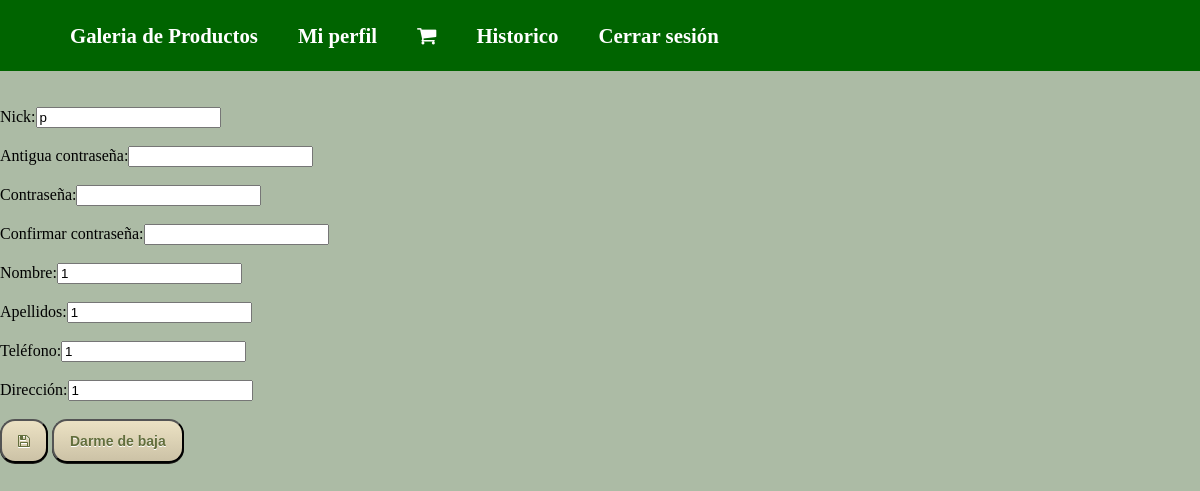
The page /mi_perfil.php (signed in) on the database its author committed.
### tables this page shows
CREATE TABLE `usuarios` (
  `nick` varchar(20) NOT NULL,
  `contrasena` varchar(20) NOT NULL,
  `nombre` varchar(20) NOT NULL,
  `apellidos` varchar(50) NOT NULL,
  `telefono` varchar(20) NOT NULL,
  `direccion` varchar(100) NOT NULL,
  `tipo` enum('admin','cliente') NOT NULL
);

### include/funciones.php (the view, shortened to what this page needs)
<?php
function mostrarFormulario($esNuevoUsuario, $btnEliminar, $form_action, $nick_readonly, $nick, $nombre, $apellidos, $telefono, $direccion, $tipo){
    ?>
        <form action="<?= $form_action ?>" method="post">
            <br><br>
            <?php
                if($nick_readonly){
                    echo 'Nick:<input name="nick" value="' . $nick . '" readonly>';
                }else{
                    echo 'Nick:<input name="nick" value="' . $nick . '">';
                }
                if($esNuevoUsuario == false){
                    echo '<br><br>Antigua contraseña:<input name="antigua_contrasena" type="text">';
                }
            ?>
            <br><br>
            Contraseña:<input name="contrasena" type="text" minlength="6">
            <br><br>
            Confirmar contraseña:<input name="confirmar" type="text" minlength="6">
            <br><br>
            Nombre:<input name="nombre" value="<?= $nombre ?>">
            <br><br>
            Apellidos:<input name="apellidos" value="<?= $apellidos ?>">
            <br><br>
            Teléfono:<input name="telefono" value="<?= $telefono ?>">
            <br><br>
            Dirección:<input name="direccion" value="<?= $direccion ?>">
            <br><br>
                    <?php
                if($btnEliminar == 'eliminar_usuario.php'){
                    ?>
                        <button  class="boton" type="submit"><i class="fa fa-floppy-o" aria-hidden="true"></i></button>
                        <button  class="boton" onclick="this.parentNode.action = 'eliminar_usuario.php';this.parentNode.submit()"><i class="fa fa-trash" aria-hidden="true"></i></button>
                    <?php
                }else{
                    ?>
                        <button class="boton" type="submit"><i class="fa fa-floppy-o" aria-hidden="true"></i></button>
                        <button class="boton"  onclick="this.parentNode.action = 'eliminarse_a_si_mismo.php';this.parentNode.submit()">Darme de baja</button>
                    <?php
                }
            ?>
        </form>
    <?php
}
function obtenerDatosUsuarios($nick){
        $conexion = new mysqli(DB_HOST, DB_USUARIO, DB_PASS, DB_NOMBRE_BASE_DATOS);
        mysqli_set_charset($conexion, 'utf8');
        $sql = "select * from usuarios where nick like '$nick'";
        $sentencia = $conexion->prepare($sql);
        $sentencia->execute();
        $resultado = $sentencia->get_result();
        return $resultado;
}
    ?>

### css/menu.css (style rules this page uses)
* { box-sizing: border-box; }

### css/generales.css (style rules this page uses)
.boton { -moz-box-shadow: 0px 1px 0px 0px #1c1b18; -webkit-box-shadow: 0px 1px 0px 0px #1c1b18; box-shadow: 0px 1px 0px 0px #1c1b18; background:-webkit-gradient(linear, left top, left bottom, color-stop(0.05, #eae0c2), color-stop(1, #ccc2a6)); background:-moz-linear-gradient(top, #eae0c2 5%, #ccc2a6 100%); background:-webkit-linear-gradient(top, #eae0c2 5%, #ccc2a6 100%); background:-o-linear-gradient(top, #eae0c2 5%, #ccc2a6 100%); background:-ms-linear-gradient(top, #eae0c2 5%, #ccc2a6 100%); background:linear-gradient(to bottom, #eae0c2 5%, #ccc2a6 100%); filter:progid:DXImageTransform.Microsoft.gradient(startColorstr='#eae0c2', endColorstr='#ccc2a6',GradientType=0); background-color:#eae0c2; -moz-border-radius:15px; -webkit-border-radius:15px; border-radius:15px; display:inline-block; cursor:pointer; color:#626e3c; font-family:Arial; font-size:14px; font-weight:bold; padding:12px 16px; text-decoration:none; text-shadow:0px 1px 0px #ffffff; }

### rows shown on the page
usuarios: nick "p", nombre "1", apellidos "1", telefono "1", direccion "1"
